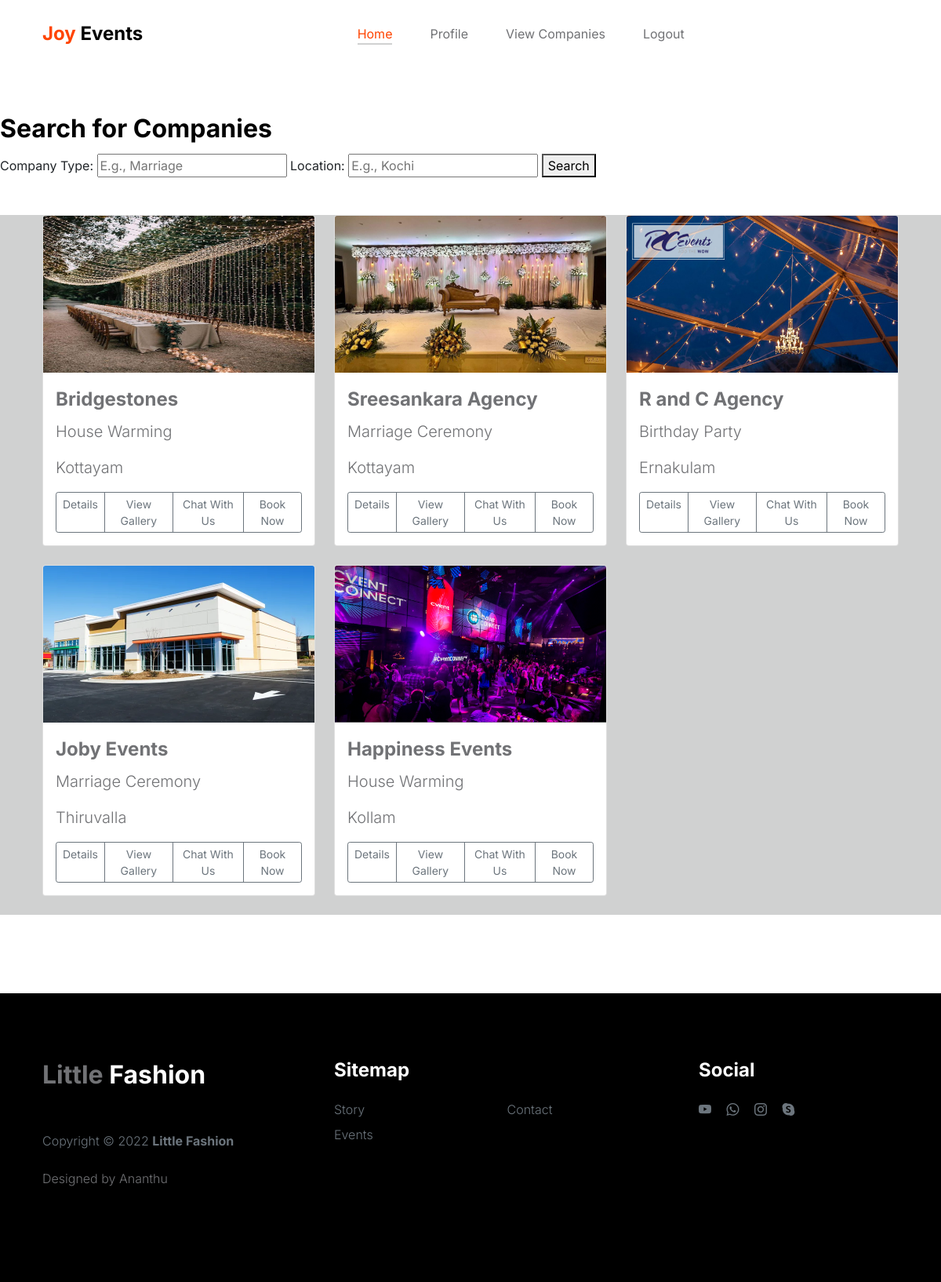
The app's page /search/ (signed in) with its own data.
### event_app/models.py (models this page shows, shortened)
class CompanyProfile(models.Model):
    user = models.ForeignKey(User, on_delete=models.CASCADE,related_name='comp_profile')
    comp_type = models.ForeignKey(Categories, on_delete=models.CASCADE,related_name='company_profiles', null=True)
    comp_location = models.CharField(max_length=100, null=True)
    comp_id = models.IntegerField(null=True)
    comp_image = models.ImageField(upload_to='comp_images',default=default_profile_pic)
    comp_contact = models.CharField(max_length=12, null=True)
    comp_bio = models.TextField(null=True)
    comp_agent = models.CharField(max_length=100, null=True)

class User(AbstractUser):
    is_company = models.BooleanField(default=False)     # TICK OR NON_TICK
    is_customer = models.BooleanField(default=False)

class Categories(models.Model):
    event_name = models.CharField(max_length=100, null=True)
    event_des = models.CharField(max_length=500, null=True)
    event_image = models.ImageField(null=True, upload_to='category_images')
    event_prize = models.IntegerField(null=True)
    def __str__(self):
        return self.event_name

### event_app/views.py (the view)
# urls.py: path('search/', views.search_companies, name='search_companies'),
@login_required(login_url="login")
def search_companies(request):
    if request.method == 'GET':
        form = CompanySearchForm(request.GET)
        if form.is_valid():
            comp_type = form.cleaned_data.get('comp_type')
            comp_location = form.cleaned_data.get('comp_location')
            results = CompanyProfile.objects.all()
            if comp_type:
                results = results.filter(comp_type__event_name__icontains=comp_type)
            if comp_location:
                results = results.filter(comp_location__icontains=comp_location)
            return render(request, 'event_export/company_display.html', {'results': results, 'form': form})
    else:
        form = CompanySearchForm()
    return render(request, 'event_export/company_display.html', {'form': form})

### event_app/forms.py
class CompanySearchForm(forms.Form):
    comp_type = forms.CharField(max_length=100, required=False)
    comp_location = forms.CharField(max_length=100, required=False)

### templates/event_export/company_display.html (shortened to what this page needs)
{% extends 'event_export/event_base.html' %}
{% load static %}
{% block content %}
<h4 style="margin-top: 140px">Search for Companies</h4>
<form method="get" action="{% url 'search_companies' %}">
    <label for="comp_type">Company Type:</label>
    <input type="text" name="comp_type" id="comp_type" placeholder="E.g., Marriage">
    <label for="comp_location">Location:</label>
    <input type="text" name="comp_location" id="comp_location" placeholder="E.g., Kochi">
    <button type="submit" name="search">Search</button>
</form>
{% if results %}
    <div class="team mt-5">
        <div class="container">
            <div class="row">
                {% for result in results %}
                    <div class="col-lg-4 col-md-6 mb-4">
                        <div class="card">
                            <img src="{{ result.comp_image.url }}" class="card-img-top" alt="Company Image" style="height: 200px; width: 100%">
                            <div class="card-body">
<a href="{% url 'compview' result.id %}">
                                <h5 class="card-title">{{ result.user.first_name }}</h5></a>
                                <p class="card-text">{{ result.comp_type }}</p>
                                                                <p class="card-text">{{ result.comp_location }}</p>
                                <div class="d-flex justify-content-between align-items-center">
                                    <div class="btn-group">
<a href="{% url 'compview' result.id %}" class="btn btn-sm btn-outline-secondary">Details</a>
                              <a href="{% url 'display_gallery' company_id=result.id %}" class="btn btn-sm btn-outline-secondary">View Gallery</a>
                                  <a href="{% url 'chat_with_company' company_id=result.id %}" class="btn btn-sm btn-outline-secondary">Chat With Us</a>
<a href="{% url 'book_with_company' company_id=result.id %}" class="btn btn-sm btn-outline-secondary">Book Now</a>
                                    </div>
                                </div>
                            </div>
                        </div>
                    </div>
                {% endfor %}
            </div>
        </div>
    </div>
{% endif %}
{% endblock %}

### templates/event_export/event_base.html (shortened to what this page needs)
<!DOCTYPE html>
{% load static %}
<html lang="en">
    <head>
        <link href="https://cdn.jsdelivr.net/npm/bootstrap@5.3.2/dist/css/bootstrap.min.css" rel="stylesheet">
        <link href="{% static 'css/bootstrap.min.css' %}" rel="stylesheet">
        <link href="{% static 'css/bootstrap-icons.css' %}" rel="stylesheet">
        <link rel="stylesheet" href="{% static 'css/slick.css' %}"/>
        <link href="{% static 'css/tooplate-little-fashion.css' %}" rel="stylesheet">
    </head>
    <body>
        <main>
            <nav class="navbar navbar-expand-lg">
                <div class="container">
                    <a class="navbar-brand" href="{% url 'index' %}">
                        <strong><span>Joy</span> Events</strong>
                    </a>
                    <div class="collapse navbar-collapse" id="navbarNav">
                        <ul class="navbar-nav mx-auto">
                            <li class="nav-item">
                                <a class="nav-link active" href="{% url 'index' %}">Home</a>
                            </li>
                            {% if user.is_authenticated %}
                                                  {% if user.is_customer %}
                            <li class="nav-item">
                                <a class="nav-link" href="{% url 'about' %}">Story</a>
                            </li>
                            <li class="nav-item">
                                <a class="nav-link" href="{% url 'contact' %}">Contact</a>
                            </li>
                            <li class="nav-item">
                                <a class="nav-link" href="{% url 'event_item' %}">Events</a>
                            </li>
                            <li class="nav-item">
                                <a class="nav-link" href="{% url 'logout' %}">Logout</a>
                            </li>
                            <li class="nav-item">
                                <a class="nav-link" href="{% url 'user_profile' %}">Profile</a>
                            </li>
  <li class="nav-item">
                                <a class="nav-link" href="{% url 'search_companies' %}">View Companies</a>
                            </li>
    {% else %}
                             <li class="nav-item">
                                <a class="nav-link" href="{% url 'profile' %}">Profile</a>
                            </li>
                            <li class="nav-item">
                                <a class="nav-link" href="{% url 'search_companies' %}">View Companies</a>
                            </li>
                            <li class="nav-item">
                                <a class="nav-link" href="{% url 'logout' %}">Logout</a>
                            </li>
                {% endif %}
                 {% endif %}
                    </div>
                </div>
            </nav>
        {% block content %}
        {% endblock %}
                  </main>
        <footer class="site-footer">
            <div class="container">
                <div class="row">
                    <div class="col-lg-3 col-10 me-auto mb-4">
                        <h4 class="text-white mb-3"><a href="{% url 'index' %}">Little</a> Fashion</h4>
                        <p class="copyright-text text-muted mt-lg-5 mb-4 mb-lg-0">Copyright © 2022 <strong>Little Fashion</strong></p>
                        <br>
                        <p class="copyright-text">Designed by <a href="https://www.tooplate.com/" target="_blank">Ananthu</a></p>
                    </div>
                    <div class="col-lg-5 col-8">
                        <h5 class="text-white mb-3">Sitemap</h5>
                        <ul class="footer-menu d-flex flex-wrap">
                            <li class="footer-menu-item"><a href="{% url 'about' %}" class="footer-menu-link">Story</a></li>
                            <li class="footer-menu-item"><a href="{% url 'contact' %}" class="footer-menu-link">Contact</a></li>
                                 <li class="footer-menu-item"><a href="{% url 'event_item' %}" class="footer-menu-link">Events</a></li>
                        </ul>
                    </div>
                    <div class="col-lg-3 col-4">
                        <h5 class="text-white mb-3">Social</h5>
                        <ul class="social-icon">
                            <li><a href="#" class="social-icon-link bi-youtube"></a></li>
                            <li><a href="#" class="social-icon-link bi-whatsapp"></a></li>
                            <li><a href="#" class="social-icon-link bi-instagram"></a></li>
                            <li><a href="#" class="social-icon-link bi-skype"></a></li>
                        </ul>
                    </div>
                </div>
            </div>
        </footer>
    </body>
</html>

### static/css/tooplate-little-fashion.css (style rules this page uses)
:root { --white-color: #FFFFFF; --primary-color: #FF4400; --section-bg-color: #f0f8ff; --dark-color: #000000; --grey-color: #d0d1d1; --p-color: #717275; --body-font-family: 'Inter', sans-serif; --h5-font-size: 24px; --p-font-size: 20px; --copyright-text-font-size: 16px; --product-link-font-size: 14px; --custom-link-font-size: 12px; --font-weight-thin: 100; --font-weight-light: 300; --font-weight-normal: 400; --font-weight-bold: 700; --font-weight-black: 900; }
body, html { height: 100%; }
html { scroll-behavior: smooth; }
body { background: var(--white-color); font-family: var(--body-font-family); position: relative; }
h2, h3, h4, h5, h6 { color: var(--dark-color); line-height: inherit; }
h1, h2, h3, h4, h5, h6 { font-weight: var(--font-weight-bold); }
h4 { font-size: 32px; }
h5 { font-size: 24px; }
p { color: var(--p-color); font-size: var(--p-font-size); font-weight: var(--font-weight-light); }
a, button { touch-action: manipulation; transition: all 0.3s; }
a { color: var(--p-color); text-decoration: none; }
b, strong { font-weight: var(--font-weight-bold); }
.navbar { background: var(--white-color); position: fixed; top: 0; right: 0; left: 0; padding: 25px 0; z-index: 2; will-change: transform; transition: transform 300ms linear; }
.navbar span, h2 span, h4 span { color: var(--primary-color); }
.navbar-brand { color: var(--dark-color); font-size: 24px; font-weight: var(--font-weight-light); margin: 0; padding: 0; }
.navbar-expand-lg .navbar-nav .nav-link { display: inline-block; padding: 0; margin-right: 1.5rem; margin-left: 1.5rem; }
.nav-link { color: var(--p-color); font-size: 16px; position: relative; }
.navbar .nav-link::after { position: absolute; top: 100%; left: 0; width: 100%; height: 2px; background: var(--grey-color); content: ''; opacity: 0; -webkit-transition: opacity 0.3s, -webkit-transform 0.3s; -moz-transition: opacity 0.3s, -moz-transform 0.3s; transition: opacity 0.3s, transform 0.3s; -webkit-transform: translateY(10px); -moz-transform: translateY(10px); transform: translateY(10px); }
.navbar .nav-link.active::after, .navbar .nav-link:hover::after { opacity: 1; -webkit-transform: translateY(0px); -moz-transform: translateY(0px); transform: translateY(0px); }
.navbar .nav-link.active, .navbar .nav-link:hover { color: var(--primary-color); }
.team { background: var(--grey-color); }
.site-footer { background: var(--dark-color); padding-top: 5rem; padding-bottom: 5rem; }
.footer-menu { margin: 0; padding: 0; }
.footer-menu-item { display: block; width: 50%; }
.footer-menu-link { color: #6c757d; font-weight: var(--font-weight-light); display: inline-block; vertical-align: top; margin-top: 4px; margin-bottom: 4px; }
.site-footer .social-icon-link { margin-top: 4px; }
.copyright-text { font-size: var(--copyright-text-font-size); }
.social-icon { margin: 0; padding: 0; }
.social-icon li { list-style: none; display: inline-block; vertical-align: top; }
.social-icon-link { color: #6c757d; font-size: 1rem; display: inline-block; vertical-align: top; margin-bottom: 4px; margin-right: 15px; }

### records on screen
CompanyProfile: comp_image (picture), user.first_name "Bridgestones", comp_type "House Warming", comp_location "Kottayam"
CompanyProfile: comp_image (picture), user.first_name "Sreesankara Agency", comp_type "Marriage Ceremony", comp_location "Kottayam"
CompanyProfile: comp_image (picture), user.first_name "R and C Agency", comp_type "Birthday Party", comp_location "Ernakulam"
CompanyProfile: comp_image (picture), user.first_name "Joby Events", comp_type "Marriage Ceremony", comp_location "Thiruvalla"
CompanyProfile: comp_image (picture), user.first_name "Happiness Events", comp_type "House Warming", comp_location "Kollam"
